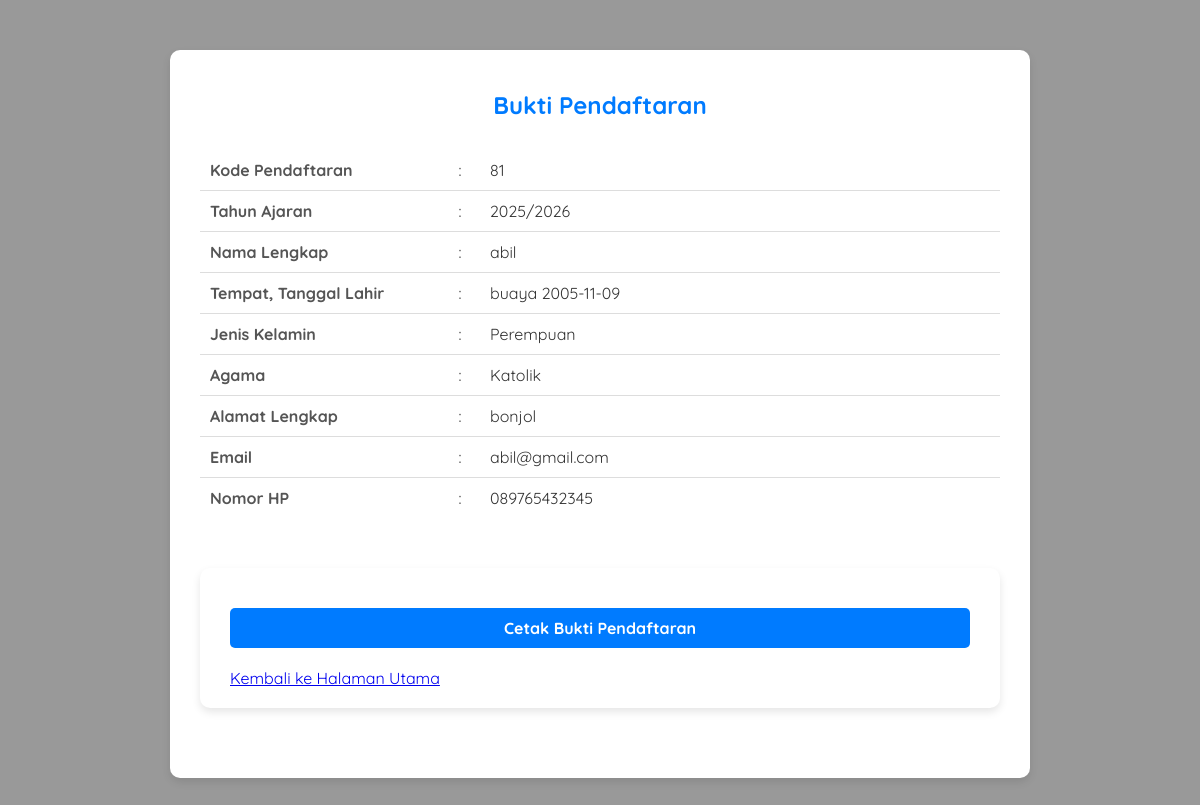
/bukti.php?id=81, run on the app's committed database.
### tables this page shows
CREATE TABLE `tbl_pendaftaran` (
  `id_pendaftaran` int(11) NOT NULL,
  `tgl_daftar` date NOT NULL,
  `th_ajaran` varchar(9) NOT NULL,
  `jurusan` varchar(50) NOT NULL,
  `nm_peserta` varchar(50) NOT NULL,
  `tempat_lahir` varchar(50) NOT NULL,
  `tgl_lahir` date NOT NULL,
  `jenis_kelamin` enum('Laki-Laki','Perempuan') NOT NULL,
  `agama` varchar(15) NOT NULL,
  `almt_peserta` text NOT NULL,
  `email` varchar(50) NOT NULL,
  `no_hp` varchar(20) NOT NULL,
  `pas_foto` varchar(255) DEFAULT NULL,
  `ktp` varchar(255) NOT NULL,
  `kk` varchar(255) NOT NULL,
  `ijazah` varchar(255) NOT NULL,
  `skl` varchar(255) NOT NULL
);

### bukti.php (the view, shortened to what this page needs)
<?php
include 'koneksi.php';
$peserta = mysqli_query($conn, "SELECT * FROM tbl_pendaftaran WHERE id_pendaftaran = '" .$_GET['id']."' ");
$p = mysqli_fetch_object($peserta);
?>
<body>
    <div class="container">
        <h2>Bukti Pendaftaran</h2>
        <table>
            <tr>
                <td>Kode Pendaftaran</td>
                <td>:</td>
                <td><?php echo ($p->id_pendaftaran ?? '');  ?></td>
            </tr>
            <tr>
                <td>Tahun Ajaran</td>
                <td>:</td>
                <td><?php echo ($p->th_ajaran ?? ''); ?></td>
            </tr>
            <tr>
                <td>Nama Lengkap</td>
                <td>:</td>
                <td><?php echo ($p->nm_peserta ?? ''); ?></td>
            </tr>
            <tr>
                <td>Tempat, Tanggal Lahir</td>
                <td>:</td>
                <td><?php echo ($p->tempat_lahir ?? '') . ' ' . ($p->tgl_lahir ?? ''); ?></td>
            </tr>
            <tr>
                <td>Jenis Kelamin</td>
                <td>:</td>
                <td><?php echo ($p->jenis_kelamin ?? ''); ?></td>
            </tr>
            <tr>
                <td>Agama</td>
                <td>:</td>
                <td><?php echo ($p->agama ?? ''); ?></td>
            </tr>
            <tr>
                <td>Alamat Lengkap</td>
                <td>:</td>
                <td><?php echo ($p->almt_peserta ?? ''); ?></td>
            </tr>
            <tr>
                <td>Email</td>
                <td>:</td>
                <td><?php echo ($p->email ?? ''); ?></td>
            </tr>
            <tr>
                <td>Nomor HP</td>
                <td>:</td>
                <td><?php echo ($p->no_hp ?? ''); ?></td>
            </tr>
        </table>
        <body>
        <div class="container">
        <a href="javascript:window.print()" class="btn-print">Cetak Bukti Pendaftaran</a>
        <a href="index.php" class="btn-back">Kembali ke Halaman Utama</a>
        </div>
        </body>
        </div>
</html>
<!DOCTYPE html>
<html lang="en">
<head>
</head>

### bukti.php (style rules this page uses)
body { font-family: 'Quicksand', sans-serif; margin: 0; padding: 0; background-color: #999; color: #333; }
.container { max-width: 800px; margin: 50px auto; background: #fff; padding: 20px 30px; border-radius: 10px; box-shadow: 0 4px 8px rgba(0, 0, 0, 0.1); }
h2 { font-size: 24px; color: #007bff; text-align: center; margin-bottom: 30px; }
table { width: 100%; border-collapse: collapse; }
table td { padding: 10px; vertical-align: top; border-bottom: 1px solid #ddd; }
table td:first-child { font-weight: bold; color: #555; width: 30%; }
table td:nth-child(2) { width: 5%; text-align: center; }
table tr:last-child td { border-bottom: none; }
.btn-print { display: block; margin: 20px auto; text-align: center; text-decoration: none; background: #007bff; color: #fff; padding: 10px 20px; border-radius: 5px; font-size: 16px; font-weight: bold; transition: background 0.3s ease; }

### data on the page
tbl_pendaftaran: id_pendaftaran "81", th_ajaran "2025/2026", nm_peserta "abil", tempat_lahir "buaya", tgl_lahir "2005-11-09", jenis_kelamin "Perempuan", agama "Katolik", almt_peserta "bonjol", email "abil@gmail.com", no_hp "089765432345"
